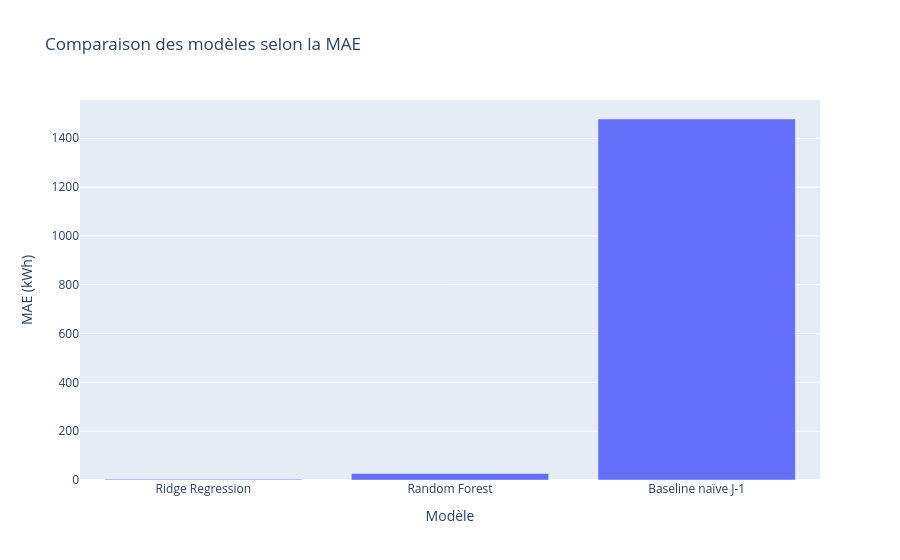

Source (notebook cell):
### Code cell
# Visualisation des métriques

fig = px.bar(
    metrics_sorted,
    x="modele",
    y="MAE_kwh",
    title="Comparaison des modèles selon la MAE",
    labels={
        "modele": "Modèle",
        "MAE_kwh": "MAE (kWh)"
    }
)

fig.show()

### Figure 1 — Plotly figure (JSON) as saved in the notebook; plotly's stock layout.template omitted (floating-point values rounded to 4 significant figures)
{"data": [{"hovertemplate": "Modèle=%{x}<br>MAE (kWh)=%{y}<extra></extra>", "legendgroup": "", "marker": {"color": "#636efa", "pattern": {"shape": ""}}, "name": "", "orientation": "v", "showlegend": false, "textposition": "auto", "type": "bar", "x": ["Ridge Regression", "Random Forest", "Baseline naïve J-1"], "xaxis": "x", "y": [3.39, 26.23, 1479.0], "yaxis": "y"}], "layout": {"barmode": "relative", "legend": {"tracegroupgap": 0}, "title": {"text": "Comparaison des modèles selon la MAE"}, "xaxis": {"anchor": "y", "domain": [0, 1], "title": {"text": "Modèle"}}, "yaxis": {"anchor": "x", "domain": [0, 1], "title": {"text": "MAE (kWh)"}}}}
